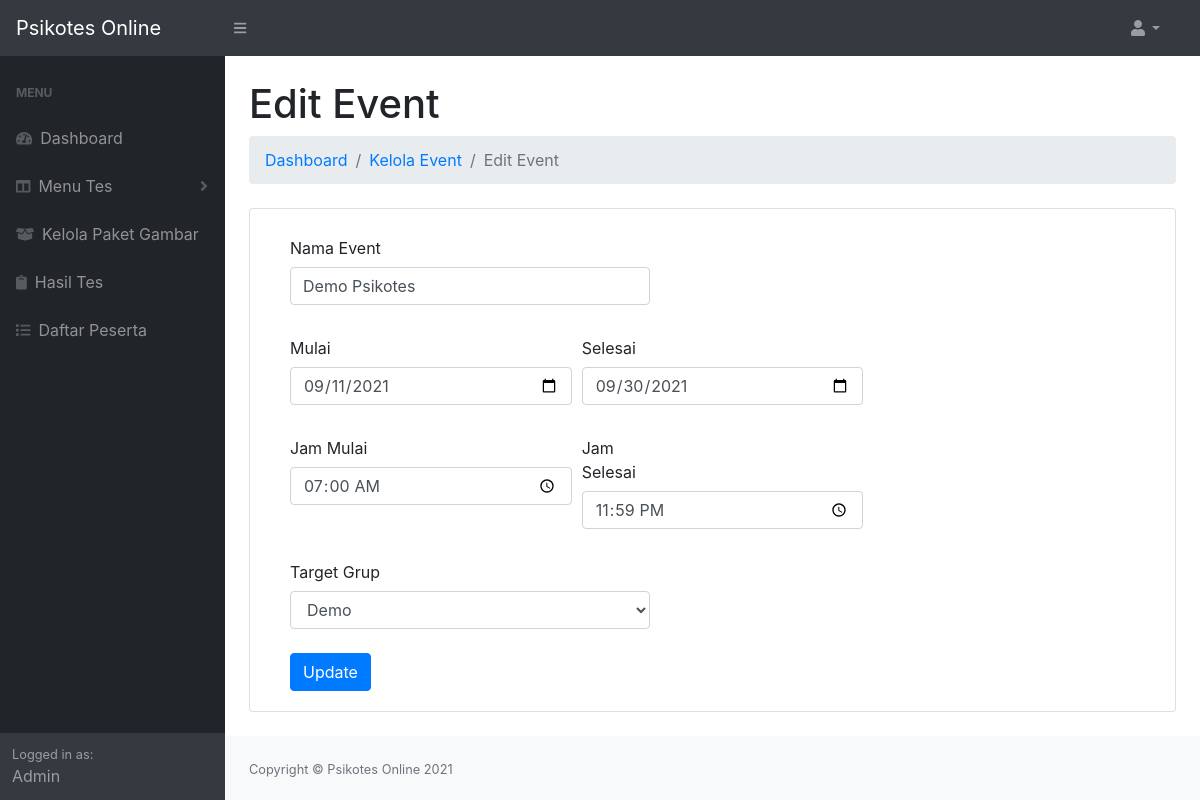
The app's page /admin/edit-event.php?id=3 with its own data.
### tables this page shows
CREATE TABLE `tbl_event` (
  `id_event` int(11) NOT NULL,
  `nama_event` varchar(20) NOT NULL,
  `tgl_mulai` date NOT NULL,
  `tgl_akhir` date NOT NULL,
  `waktu_mulai` time NOT NULL,
  `waktu_akhir` time NOT NULL,
  `grup` text NOT NULL,
  `added_at` datetime NOT NULL DEFAULT current_timestamp()
);

### admin/edit-event.php (the view, shortened to what this page needs)
<?php
include("../koneksi.php");
?>
<!DOCTYPE html>
<html lang="en">
<head>
    <?php
    include("header.php");
    ?>
</head>
<body class="sb-nav-fixed">
    <?php
    include("sidebar.php");
    ?>
    <div id="layoutSidenav_content">
        <main>
            <?php
            if (isset($_GET['id'])) {
                $getDataEvent = mysqli_query($db, "SELECT * FROM `tbl_event` WHERE id_event = '$_GET[id]'");
                if (mysqli_num_rows($getDataEvent) > 0) {
                    $dataEvent = mysqli_fetch_array($getDataEvent);
            ?>
                    <div class="container-fluid">
                        <h1 class="mt-4">Edit Event</h1>
                        <ol class="breadcrumb mb-4">
                            <li class="breadcrumb-item"><a href="dashboard.php">Dashboard</a></li>
                            <li class="breadcrumb-item"><a href="kelola-event.php">Kelola Event</a></li>
                            <li class="breadcrumb-item active">Edit Event</li>
                        </ol>
                        <div class="card mb-4">
                            <div class="card-body">
                                <form action="#" method="post" class="form-check">
                                    <label for="namaEvent" class="col-sm-2 col-form-label pl-0">Nama Event</label><br />
                                    <input type="text" name="nama_event" class="form-control col-lg-5" id="namaEvent" value="<?= $dataEvent['nama_event'] ?>" required><br />
                                    <div class="form-row">
                                        <div class="col-lg-4">
                                            <label for="mulaiEvent" class="col-sm-3 pl-0 col-form-label">Mulai</label>
                                            <input type="date" name="mulai_event" id="mulaiEvent" class="form-control" value="<?= $dataEvent['tgl_mulai'] ?>" required />
                                        </div>
                                        <div class="col-lg-4">
                                            <label for="selesaiEvent" class="col-sm-3 pl-0 col-form-label">Selesai</label>
                                            <input type="date" name="selesai_event" id="selesaiEvent" class="form-control" value="<?= $dataEvent['tgl_akhir'] ?>" required />
                                        </div>
                                    </div><br />
                                    <div class="form-row">
                                        <div class="col-lg-4">
                                            <label for="jamMulai" class="col-sm-4 pl-0 col-form-label">Jam Mulai</label>
                                            <input type="time" name="jam_mulai" id="jamMulai" class="form-control" value="<?= $dataEvent['waktu_mulai'] ?>" required />
                                        </div>
                                        <div class="col-lg-4">
                                            <label for="jamSelesai" class="col-sm-4 pl-0 col-form-label">Jam Selesai</label>
                                            <input type="time" name="jam_selesai" id="jamSelesai" class="form-control" value="<?= $dataEvent['waktu_akhir'] ?>" required />
                                        </div>
                                    </div><br />
                                    <label for="targetGrup" class="col-sm-2 col-form-label pl-0">Target Grup</label>
                                    <select name="grup" id="targetGrup" class="form-control col-lg-5">
                                        <?php
                                        $dataGrup = mysqli_query($db, "SELECT * FROM `tbl_grup`");
                                        if (mysqli_num_rows($dataGrup) > 0) {
                                            while ($data = mysqli_fetch_array($dataGrup)) {
                                        ?>
                                                <option value="<?php echo $data['nama_grup']; ?>"><?php echo $data['nama_grup']; ?></option>
                                        <?php
                                            }
                                        }
                                        ?>
                                    </select><br />
                                    <input type="submit" value="Update" name="update" class="btn btn-primary" />
                                </form>
                            </div>
                        </div>
                    </div>
            <?php
                }
            }
            ?>
        </main>
        <footer class="py-4 bg-light mt-auto">
            <div class="container-fluid">
                <div class="d-flex align-items-center justify-content-between small">
                    <div class="text-muted">Copyright &copy; Psikotes Online 2021</div>
                </div>
            </div>
        </footer>
    </div>
    </div>
</body>
</html>

### records on screen
tbl_event: nama_event "Demo Psikotes", mulai_event "09/11/2021", selesai_event "09/30/2021", jam_mulai "07:00:00", jam_selesai "23:59:00"

### other values on screen
form field grup "Demo"
